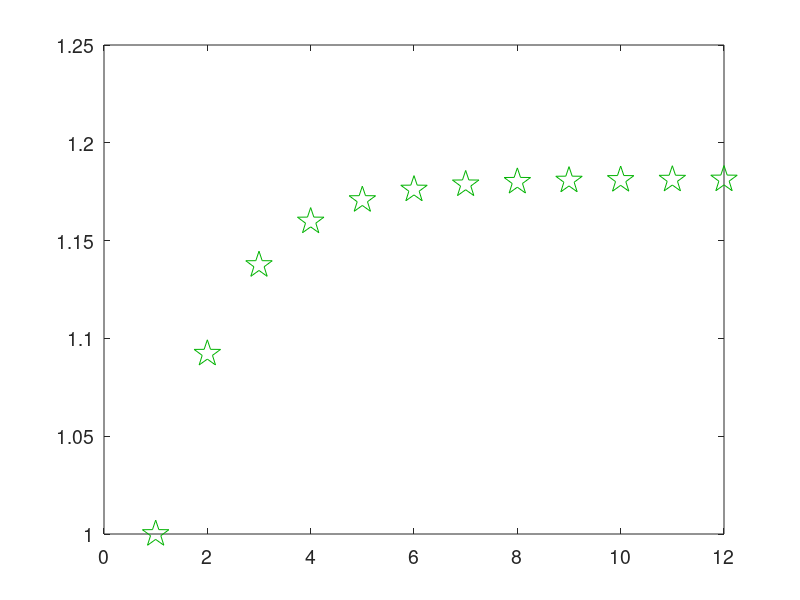

Recreate this plot in MATLAB.
N = 100;
t = [1:N];

v = zeros(1,N);
theta = v;

v(1) = 1;
s = 1;

gamma = 0.71;

set(0,'DefaultAxesFontSize',14)

for M = 1:11
for n = 1:N-1
    
    v(n+1) = v(n);

    if gamma*n < 1
    
        for m = 1:M
            v(n+1) = v(n+1) + (1/gamma)*exp(-1/(1-(n*gamma)^2))*exp(-gamma*m*s)*cos((1-gamma)*theta(n));
        end
        
    end
    
    %v(n+1) = mod(v(n+1),2*pi);
    theta(n+1) = mod(theta(n) + v(n+1),2*pi);
    
end

% set(gca,'Yticklabel',[]) 
% set(gca,'Xticklabel',[])
plot(m+1,v(N),'p','color',[0 0.7 0],'MarkerSize',20)
%axis([0 12 1 1.25])
hold on

end

% set(gca,'Yticklabel',[]) 
% set(gca,'Xticklabel',[])
plot(1,1,'p','color',[0 0.7 0],'MarkerSize',20)
%axis([0 12 1 1.25])
hold off

% figure(1)
% h = plot(t,v,'-');
% set(h(1),'linewidth',1)
% xlabel('n')
% ylabel('v')

% figure(2)
% g = plot(t,mod(theta,2*pi),'--');
% set(g(1),'linewidth',1)
% xlabel('n')
% ylabel('\theta^i - \theta^j')
